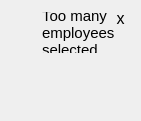
  <widget class="QWidget" name="oopsTooManyEmp" native="true">
   <property name="geometry">
    <rect>
     <x>0</x>
     <y>519</y>
     <width>141</width>
     <height>121</height>
    </rect>
   </property>
   <widget class="QLabel" name="label_oopsSoloEdi_4">
    <property name="geometry">
     <rect>
      <x>10</x>
      <y>80</y>
      <width>31</width>
      <height>31</height>
     </rect>
    </property>
    <property name="text">
     <string/>
    </property>
    <property name="pixmap">
     <pixmap resource="ediSolo.qrc">:/new/prefix1/ediSolo.png</pixmap>
    </property>
    <property name="scaledContents">
     <bool>true</bool>
    </property>
   </widget>
   <widget class="QLabel" name="bubbleOopsTooManyEmp">
    <property name="geometry">
     <rect>
      <x>40</x>
      <y>10</y>
      <width>91</width>
      <height>71</height>
     </rect>
    </property>
    <property name="text">
     <string/>
    </property>
    <property name="pixmap">
     <pixmap resource="ediSolo.qrc">:/new/prefix1/lBubble.png</pixmap>
    </property>
    <property name="scaledContents">
     <bool>true</bool>
    </property>
   </widget>
   <widget class="QLabel" name="label_oopsTooManyEmp">
    <property name="geometry">
     <rect>
      <x>42</x>
      <y>12</y>
      <width>81</width>
      <height>41</height>
     </rect>
    </property>
    <property name="font">
     <font>
      <pointsize>11</pointsize>
     </font>
    </property>
    <property name="text">
     <string>Too many employees selected.</string>
    </property>
    <property name="wordWrap">
     <bool>true</bool>
    </property>
   </widget>
   <widget class="QPushButton" name="pushButton_tooManyEmp">
    <property name="geometry">
     <rect>
      <x>110</x>
      <y>10</y>
      <width>21</width>
      <height>16</height>
     </rect>
    </property>
    <property name="font">
     <font>
      <pointsize>12</pointsize>
     </font>
    </property>
    <property name="styleSheet">
     <string notr="true">background-color: transparent;
border: none;</string>
    </property>
    <property name="text">
     <string>x</string>
    </property>
   </widget>
  </widget>
